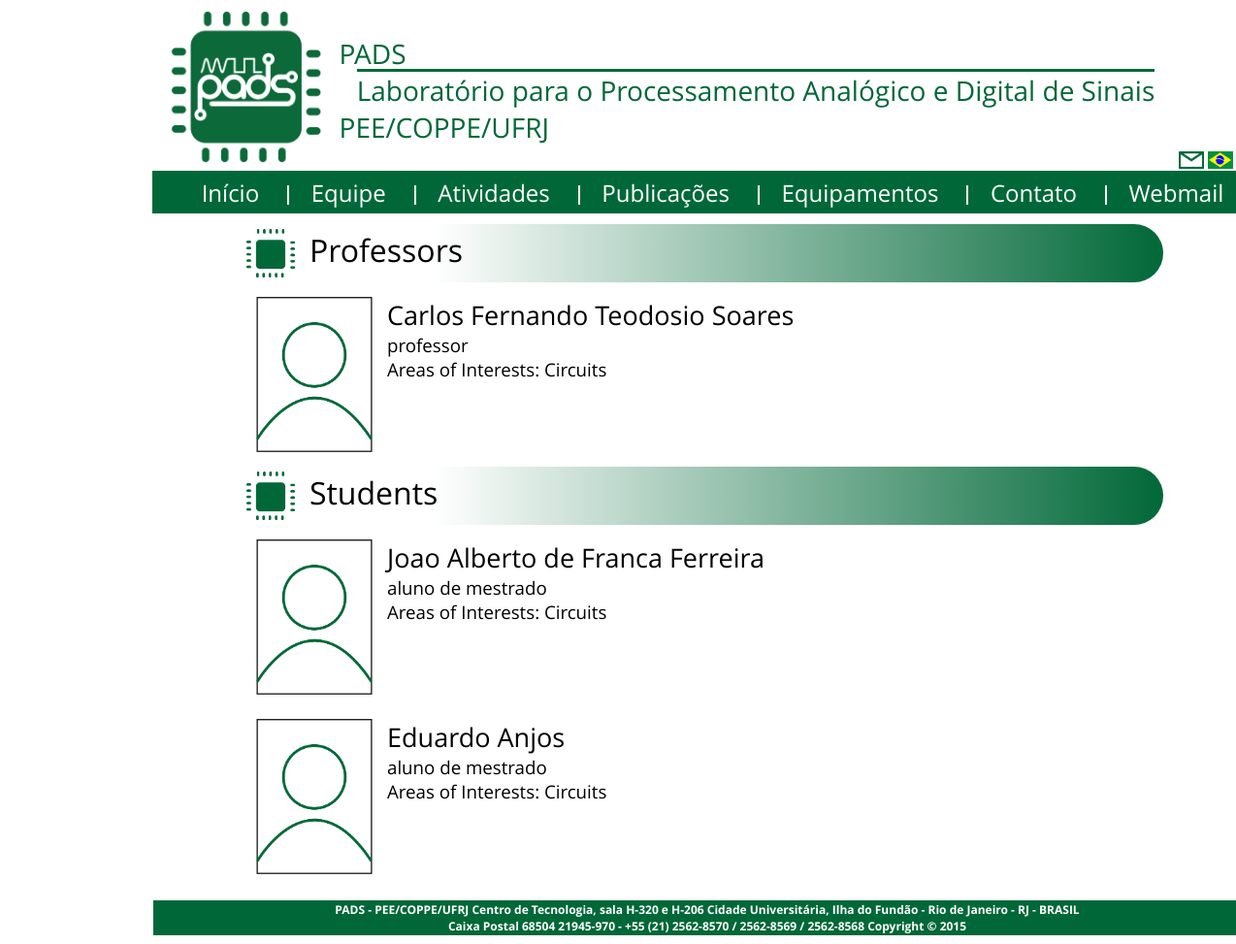
The page /pads/equipe/ on the database as committed earlier.
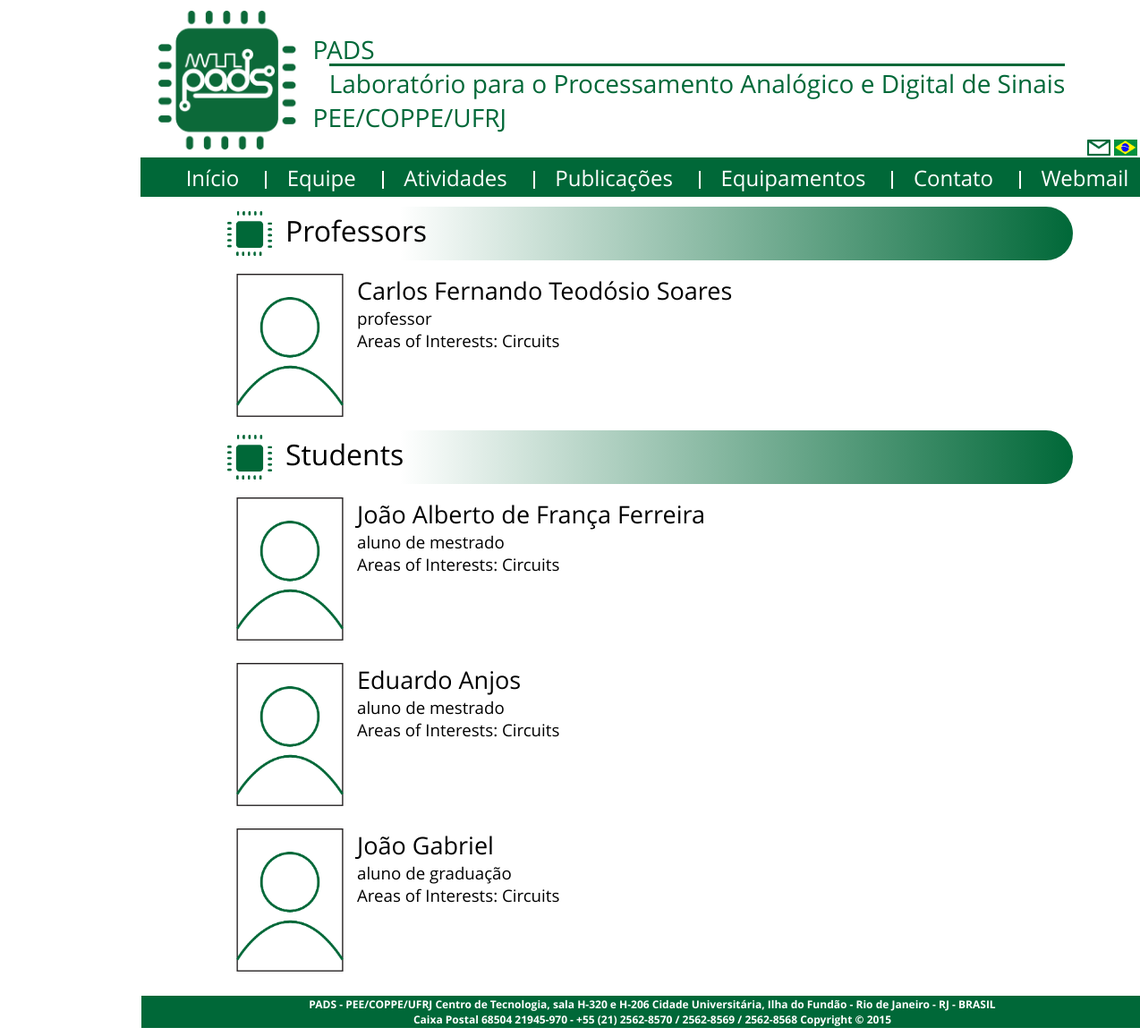
The same page on the database as committed later.
### pads/models.py (models this page shows, shortened)
class Usuario(models.Model):
    nome = models.CharField(max_length=200)
    cargo = models.ForeignKey(Cargo) # {professor; aluno de graduacao/mestrado/doutorado; visitante; administrador da rede}
    status = models.ForeignKey(Status) # {ativo; aposentado; ex-aluno}

class Cargo(models.Model):
    cargo = models.CharField(max_length=50)
    def __unicode__(self):
        return self.cargo

### pads/views.py (the view)
def equipe(request):
    professor_lista = Usuario.objects.filter(cargo__cargo__startswith='professor')
    aluno_lista = Usuario.objects.filter(cargo__cargo__startswith='aluno')
    context = {'professor_lista': professor_lista,
               'aluno_lista': aluno_lista,}
    return render(request, 'pads/equipe_pt.html', context)

### pads/templates/pads/equipe_pt.html (shortened to what this page needs)
{% load staticfiles %}
<!DOCTYPE html>
<html>
  <head>
	<link href="{% static "pads/css/opensans.css" %}" rel='stylesheet' type='text/css'>
	<link href="{% static "pads/css/main.css" %}" rel="stylesheet">
  </head>
  <body>
   <div id="pagina">
		<table>
				<thead>
					<tr>
						<th>
							<div id="header-logo">
								<img class ="logo" src="{% static "pads/figuras/logo1.png" %}" alt="Logo do PADS">
							</div>
						</th>
						<th>
							<div id="header-name" class="color-theme-name">
									<p>PADS</p>
									<p  class="top-border">Laboratório para o Processamento  Analógico e Digital de Sinais</p>
									<p>PEE/COPPE/UFRJ</p>
							</div>
						</th>
						<th class="valign_bottom">
							<div id="header-languages">
									<a href="https://webmail.pads.ufrj.br/cgi-bin/openwebmail/openwebmail.pl"><img src="{% static "pads/figuras/icon_mail.png" %}" alt="pt"></a>
									<a href="{% url 'main_pt' %}"><img src="{% static "pads/figuras/pt.jpg" %}" alt="pt"></a>
							</div>
						</th>
					</tr>
					<tr>
						<th colspan="3" class="nav color-theme">
									<ul>
										<li> <a href="{% url 'main_pt' %}" > Início </a> </li>
										<li> <a href="{% url 'equipe' %}" > Equipe </a></li>
										<li> <a href=# > Atividades </a></li>
										<li> <a href=# > Publicações </a></li>
										<li> <a href="{% url 'equipamentos' %}" > Equipamentos </a></li>
										<li> <a href=# > Contato </a></li>
										<li> <a href="https://webmail.pads.ufrj.br/cgi-bin/openwebmail/openwebmail.pl" > Webmail </a></li>
									</ul>
						</th>
					</tr>
				</thead>
				<tbody>
					<tr>
						<td colspan="3">
							<div id="main">
								<div class="title_h1">
									<img src="{% static "pads/figuras/header_icon.png" %}"/>
									<h1>Professors </h1>
								</div>
								{% if professor_lista %}
								<div id="user">
									<div id="user_photo">
										<img class="photo" src="{% static "pads/figuras/Users/users_logo.png" %}" alt="User">
									</div>
									<div id="user_info">
										<ul>
										{% for professor in professor_lista %}
											<li class="name"> {{ professor.nome }} </li>
											<li class="other"> {{ professor.cargo }} </li>
											<li class="other"> Areas of Interests: Circuits </li>
										{% endfor %}
										</ul>
									</div>
								</div>
								{% endif %}
								<div class="title_h1">
									<img src="{% static "pads/figuras/header_icon.png" %}"/>
									<h1>Students </h1>
								</div>
								{% if aluno_lista %}
									{% for aluno in aluno_lista %}
									<div id="user">
										<div id="user_photo">
											<img class="photo" src="{% static "pads/figuras/Users/users_logo.png" %}" alt="User">
										</div>
										<div id="user_info">
											<ul>
												<li class="name"> {{ aluno.nome }} </li>
												<li class="other"> {{ aluno.cargo }} </li>
												<li class="other"> Areas of Interests: Circuits </li>
											</ul>
										</div>
									</div>
									{% endfor %}
								{% endif %}
							</div>
						</td>
					</tr>
					<tr>
						<td colspan="3">
							<div class="nav color-theme">
									<p id="bottom">PADS   -   PEE/COPPE/UFRJ   Centro de Tecnologia, sala H-320 e H-206   Cidade Universitária, Ilha do Fundão   -   Rio de Janeiro   -   RJ   -   BRASIL <br>
									Caixa Postal 68504 21945-970 - +55 (21) 2562-8570 / 2562-8569 / 2562-8568  Copyright © 2015 </p>
							</div>
						</td>
					</tr>
				</tbody>
        </table>
   </body>
</html>

### pads/static/pads/css/main.css (style rules this page uses)
* { font-family:'Open Sans'; font-size:15px; }
p { text-indent: 2em; }
#pagina { width:960px; margin-left:auto; margin-right:auto; }
table { table-layout: initial; border-collapse: collapse; }
table th { white-space:nowrap; }
body { background-color: }
.valign_bottom { vertical-align: bottom; }
.color-theme { background-color:rgb(0,104,56); color:white; }
.color-theme a { color:white; }
.color-theme-name p { color:rgb(0,104,56) ; }
.logo { width:162px; height:162px; }
#header-logo { margin-left:10px; }
#header-name { margin-top:2.6px; margin-left:10px; }
#header-name p { font-size:28px; text-align:left; font-weight: normal; text-indent:0em; margin:0px; }
.top-border { border-top:3px solid; display:inline; position:relative; padding:0px; }
#header-languages { text-align:right; position:relative; top:2.6px; right:-0.87px; }
#header-languages img { width:26px; height:18px; }
.nav { position:relative; }
.nav ul { list-style-type: none; position:relative; text-align:center; margin:4.3px 0px 4.3px 0px; }
.nav li { display:inline; position:relative; left: -13px; border-right:2.6px solid; }
.nav li:last-child { border-right:3px solid transparent; }
.nav a { text-decoration:none; text-align:center; font-size:24px; font-weight:normal; position:relative; padding: 4.3pt 17pt 4.3pt 17pt; }
#main { width:960px; padding:10px; margin:auto; text-align:justify; }
.title_h1 { padding:0px; margin:0px; }
.title_h1 img { float:left; width: 50px; height: 50px; margin:5px; z-index: 1; }
.title_h1 h1 { font-size:32px; font-weight:normal; position: relative; top: 0px; left: 10px; width:930px; height:50px; border-radius:30px; margin: 0px; padding: 5px; background: rgb(0,104,56); background: -webkit-linear-gradient(left, white 20%,rgb(0,104,56)); background: -o-linear-gradient(right, white 20%, rgb(0,104,56)); background: -moz-linear-gradient(right, white 20%, rgb(0,104,56)); background: linear-gradient(to right, white 20%, rgb(0,104,56)); z-index: -1; }
#user { padding: 10px; margin: 5px; }
#user_photo { float:left; width:120px; height:160px; }
#user_photo .photo { width:120px; height:160px; }
#user_info { width:790px; height:160px; margin-left:130px; padding:0px; }
#user_info ul { list-style-type: none; margin:0px; padding-left:5px; }
#user_info .name { font-size: 27px; font-weight: normal; }
#user_info .other { font-size: 18.7px; font-weight: normal; }
#bottom { position:relative; margin:0px; padding:1px 0px 1px 0px; text-align:center; font-size: 12px; font-weight:bold; text-indent:0em; }

Rows that differ between the two databases and show on the page:
changed Usuario "professor": nome "Carlos Fernando Teodosio Soares" → "Carlos Fernando Teodósio Soares"
changed Usuario: nome "Joao Alberto de Franca Ferreira" → "João Alberto de França Ferreira"
added Usuario: nome "João Gabriel", cargo "aluno de graduação", shown under "Students"
